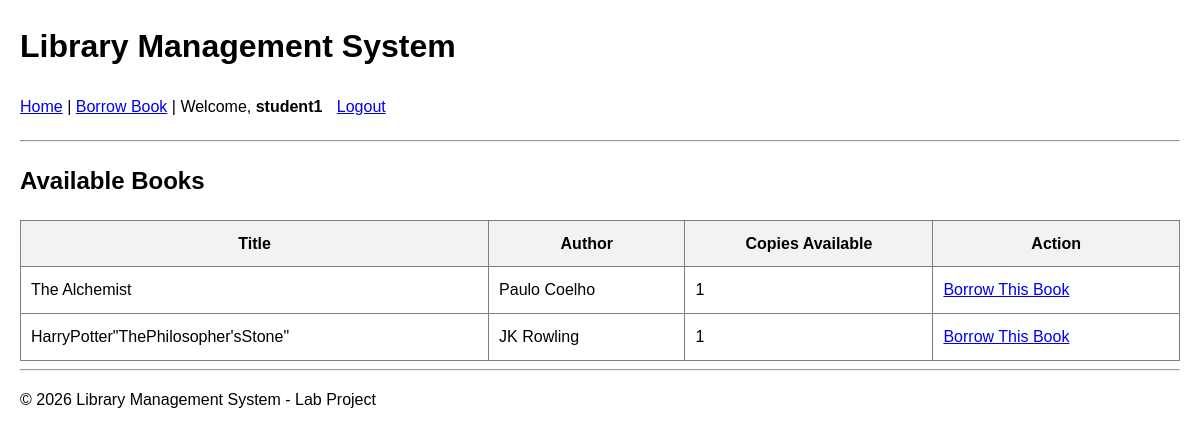
Screenshot of / (signed in) with the database file from the repository.
### library/models.py (models this page shows, shortened)
class Book(models.Model):
    title = models.CharField(max_length=200)
    author = models.CharField(max_length=200)
    available_copies = models.IntegerField(default=1)  # logic depends on this

### library/views.py (the view)
# urls.py: path('', views.home, name='home'),
@login_required
def home(request):
    books = Book.objects.all()
    return render(request, 'library/home.html', {'books': books})

### library/templates/library/home.html
{% extends "library/base.html" %}
{% block content %}
<h2>Available Books</h2>
<table border="1" cellpadding="10" style="border-collapse: collapse; width: 100%;">
    <thead>
        <tr style="background-color: #f2f2f2;">
            <th>Title</th>
            <th>Author</th>
            <th>Copies Available</th>
            <th>Action</th>
        </tr>
    </thead>
    <tbody>
        {% for book in books %}
        <tr>
            <td>{{ book.title }}</td>
            <td>{{ book.author }}</td>
            <td>{{ book.available_copies }}</td>
            <td>
                {% if book.available_copies > 0 %}
                    <a href="{% url 'borrow_book' book.id %}">Borrow This Book</a>
                {% else %}
                    <span style="color: red;">Out of Stock</span>
                {% endif %}
            </td>
        </tr>
        {% empty %}
        <tr>
            <td colspan="4">No books found in the database.</td>
        </tr>
        {% endfor %}
    </tbody>
</table>
{% endblock %}

### library/templates/library/base.html (shortened to what this page needs)
{% load static %}
<!DOCTYPE html>
<html lang="en">
<head>
</head>
<body>
<header>
    <h1>Library Management System</h1>
    <nav>
        {% if user.is_authenticated %}
            <a href="{% url 'home' %}">Home</a> |
            <a href="{% url 'borrow_book' %}">Borrow Book</a> |
            Welcome, <strong>{{ user.username }}</strong>
            <form action="{% url 'logout' %}" method="post" style="display:inline; margin-left: 10px;">
                <button type="submit" class="logout-btn">Logout</button>
            </form>
        {% else %}
            <span>Please login to access the library!!</span>
        {% endif %}
    </nav>
    <hr>
</header>
<main>
    {% block content %}
    {% endblock %}
</main>
<hr>
<footer>
    <p>&copy; 2026 Library Management System - Lab Project</p>
</footer>
</body>
</html>

### library/templates/library/base.html (style rules this page uses)
body { font-family: sans-serif; line-height: 1.6; margin: 20px; }
.logout-btn { background: none; border: none; color: #0000EE; text-decoration: underline; cursor: pointer; padding: 0; font: inherit; }
nav { margin-bottom: 20px; }

### rows the page displays
Book: title "The Alchemist", author "Paulo Coelho", available_copies "1", shows "Borrow This Book"
Book: title "HarryPotter\"ThePhilosopher'sStone\"", author "JK Rowling", available_copies "1", shows "Borrow This Book"

### other values shown
{{ user.username }} "student1"
